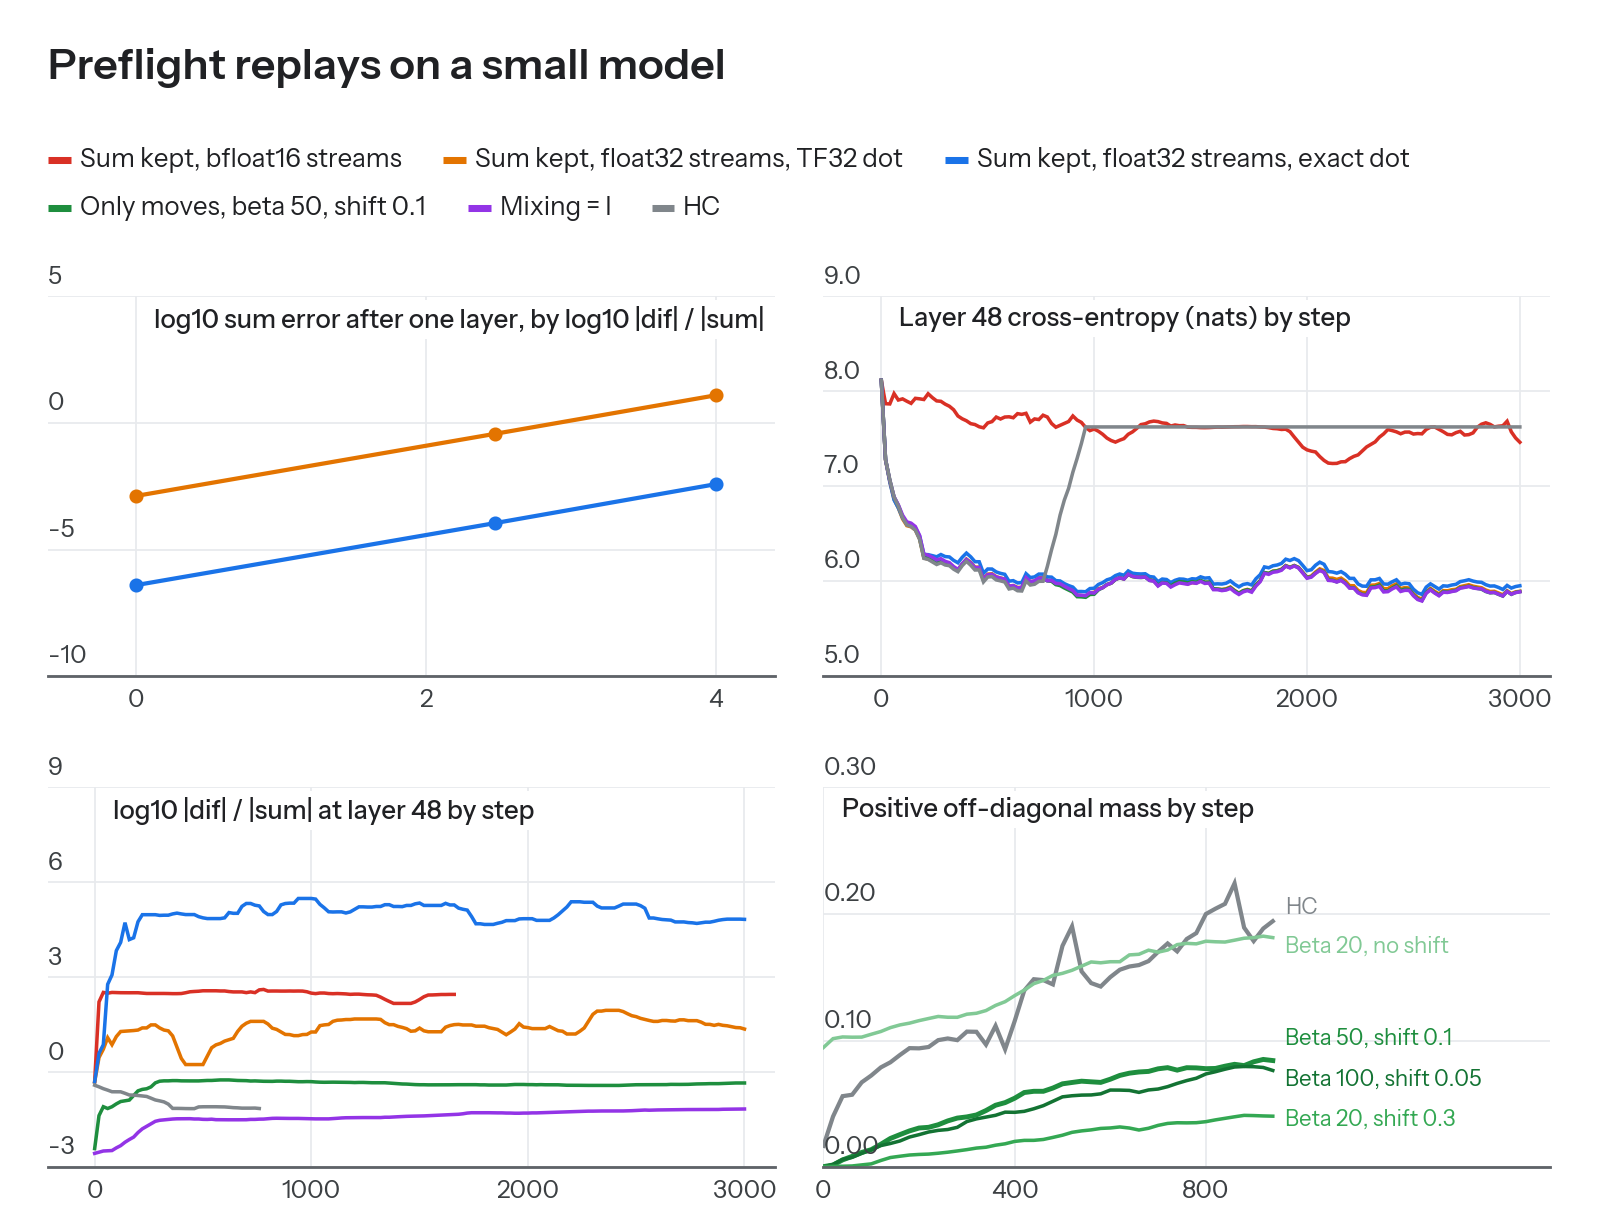

This chart was generated by the following Python code:
"""Preflight of the float32-stream and move designs after the audit of 2026-11-03: small-model replays on a della-vis2 A40 GPU. Not a training result of the real model.

Data: /scratch/gpfs/GROUP/USER/tmp/pls_hcid/tf32_gpu/ (replay_hc6.py). final/*.jsonl: 3,000 steps on training tokens (Nemotron-CC hq_actual part 0). sweep/*.jsonl: validation tokens,
valid to step 940 (the array ends at step 944). Model: HC, 48 layers, 4 streams, width 96, batch 16, 64 tokens, vocabulary 2,048 (uniform loss 7.62 nats), probes run, DepthArchMuonHConfig with
the 130m numbers, bfloat16 compute. Each record is one batch, the same batches in every run of a folder, every 20 steps.
Top left: relative error of the stream sum after one layer of the real hyper_step (writes off, random mixing) against |differences| / |sum| of the input, from
scripts/della/depth_arch_hcsumf32_gpu_test.py: float32 dots at default precision (TF32, commit 52942aeb4e) and with Precision.HIGHEST (exact, commit 40f77cde85).
Top right: layer 48 cross-entropy (train/pls/L47) by step, rolling mean over 10 records (200 steps), because the batch noise is larger than the differences between runs.
Bottom left: |stream differences| / |stream sum| at layer 48 by step, rolling median over 10 records: mean token norm of H_s - mean_s H_s over mean token norm of the stream sum / 4. Lines stop at overflow.
Bottom right: positive off-diagonal mass of the static mixing by step (sweep/), mean over sublayers: sum over o != i of max(A[i, o], 0), mean over i. beta and shift: sp(a) = softplus(beta (a - shift)) / beta.
Output: hc_preflight_1103.{pdf,png}.
"""
import json
from pathlib import Path

import numpy as np
from style import *

HERE = Path(__file__).parent
T = Path("/scratch/gpfs/GROUP/USER/tmp/pls_hcid/tf32_gpu")
apply_style()


def load(p):
    return [json.loads(x) for x in open(T / p)]


def rolling(y, w=10, f=np.mean):
    y = np.asarray(y, float)
    return np.array([f(y[max(0, i - w + 1): i + 1]) for i in range(len(y))])


RED, GREEN, PURPLE, YEL = tone("red", 600), tone("green", 600), tone("purple", 600), tone("yellow", 900)
KEYS = ["sumbf16", "sumf32_default", "sumf32_highest", "move", "identity", "learned"]
NAME = {"sumbf16": "Sum kept, bfloat16 streams", "sumf32_default": "Sum kept, float32 streams, TF32 dot", "sumf32_highest": "Sum kept, float32 streams, exact dot", "move": "Only moves, beta 50, shift 0.1", "identity": "Mixing = I", "learned": "HC"}
C = {"sumbf16": RED, "sumf32_default": YEL, "sumf32_highest": BLUE, "move": GREEN, "identity": PURPLE, "learned": GREY}
runs = {k: load(f"final/{k}.jsonl") for k in KEYS}
ERR = {"sumf32_default": ([1, 300, 1e4], [1.3e-3, 3.7e-1, 12.3]), "sumf32_highest": ([1, 300, 1e4], [3.9e-7, 1.1e-4, 3.8e-3])}
fig, axes = canvas(2, 2, width=WIDTH_TEXT, panel_height=1.5, title="Preflight replays on a small model", legend=[(NAME[k], C[k]) for k in KEYS])
(a, b), (c, e) = axes
for k in ("sumf32_default", "sumf32_highest"):
    a.plot(np.log10(ERR[k][0]), np.log10(ERR[k][1]), color=C[k], lw=1.2, marker="o", ms=3)
nice_y(a, -8, 2, fmt="{:.0f}")
a.set_xlim(-0.2, 4.2)
a.set_xticks([0, 2, 4])
room(a)
panel_label(a, "log10 sum error after one layer, by log10 |dif| / |sum|")
for k in KEYS:
    r = runs[k]
    st = np.array([x["step"] for x in r])
    b.plot(st, rolling([x["ce"]["48"] for x in r]), color=C[k], lw=1.0)
    ratio = np.array([x["dif"][47] / x["sum"][47] if x["sum"][47] > 0 else np.inf for x in r], float)
    fin = np.isfinite(ratio)
    n = int(np.argmin(fin)) if not fin.all() else len(ratio)
    c.plot(st[:n], np.log10(rolling(ratio[:n], f=np.median)), color=C[k], lw=1.0)
nice_y(b, 5.5, 8, fmt="{:.1f}")
b.set_xlim(0, 3000)
b.set_xticks([0, 1000, 2000, 3000])
room(b)
panel_label(b, "Layer 48 cross-entropy (nats) by step")
nice_y(c, -2, 6, fmt="{:.0f}")
c.set_xlim(0, 3000)
c.set_xticks([0, 1000, 2000, 3000])
room(c)
panel_label(c, "log10 |dif| / |sum| at layer 48 by step")
mv = [("learned", "HC", GREY, 1.2, 0.205), ("b20s00", "Beta 20, no shift", tone("green", 300), 1.0, 0.175), ("b50s10", "Beta 50, shift 0.1", GREEN, 1.4, 0.102), ("b100s05", "Beta 100, shift 0.05", tone("green", 800), 1.0, 0.070), ("b20s30", "Beta 20, shift 0.3", tone("green", 500), 1.0, 0.038)]
for tag, name, col, lw, yt in mv:
    r = [x for x in load(f"sweep/{tag}.jsonl") if x["step"] <= 940]
    e.plot([x["step"] for x in r], [x["offdiag"] for x in r], color=col, lw=lw)
    e.text(965, yt, name, color=col, fontsize=6.3, ha="left", va="center")
nice_y(e, 0, 0.2, zero=True, fmt="{:.2f}")
e.set_xlim(0, 1520)
e.set_xticks([0, 400, 800])
panel_label(e, "Positive off-diagonal mass by step")
save(fig, HERE / "hc_preflight_1103")
